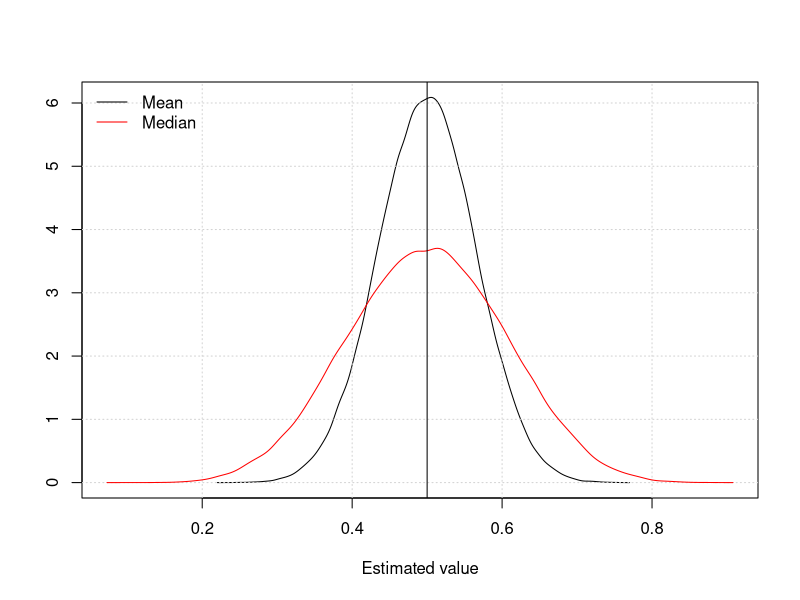

The R source for this figure:


# Goal: Show the efficiency of the mean when compared with the median
#       using a large simulation where both estimators are applied on
#       a sample of U(0,1) uniformly distributed random numbers.

one.simulation <- function(N=100) {     # N defaults to 100 if not supplied
  x <- runif(N)
  return(c(mean(x), median(x)))
}

# Simulation --
results <- replicate(100000, one.simulation(20)) # Gives back a 2x100000 matrix

# Two kernel densities --
k1 <- density(results[1,])              # results[1,] is the 1st row
k2 <- density(results[2,])

# A pretty picture --
xrange <- range(k1$x, k2$x)
plot(k1$x, k1$y, xlim=xrange, type="l", xlab="Estimated value", ylab="")
grid()
lines(k2$x, k2$y, col="red")
abline(v=.5)
legend(x="topleft", bty="n",
       lty=c(1,1),
       col=c("black", "red"),
       legend=c("Mean", "Median"))

